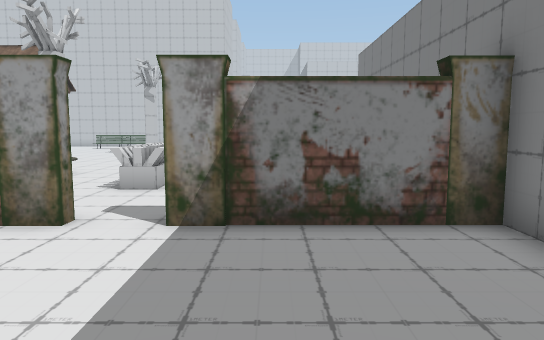
View 1 (above)

16 first-person views from a walk through a scene from a Unity 3-D project. The camera is 1.3 m above the floor, tilts 6° down and sees 70° across. The floor is counted in squares, 1 m on a side. Each view is taken from the middle of a square. On the plan, view 1 faces up. The plan holds only what a view shows up to about 16 squares ahead; the rest is blank. The place goes on beyond the plan.

View 2
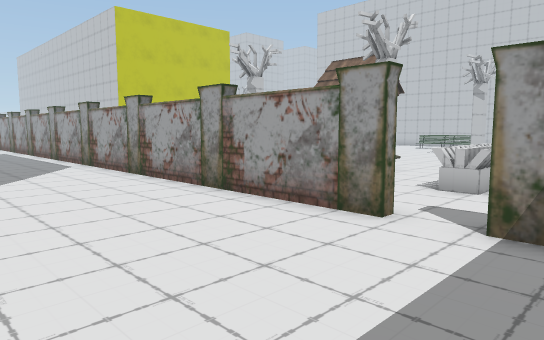

View 3
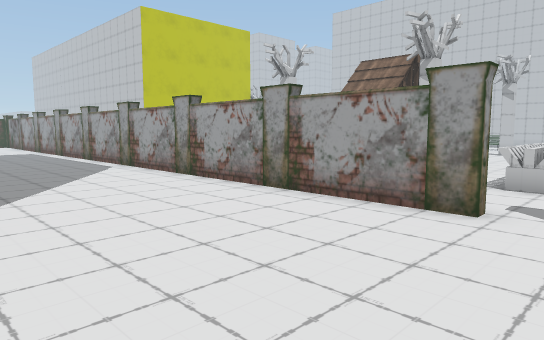

View 4
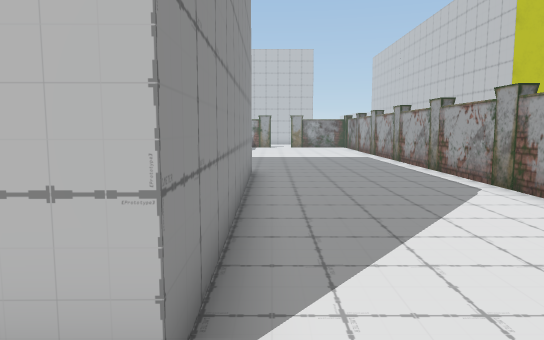

View 5
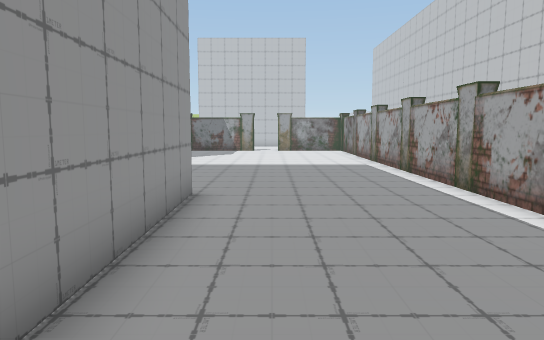

View 6
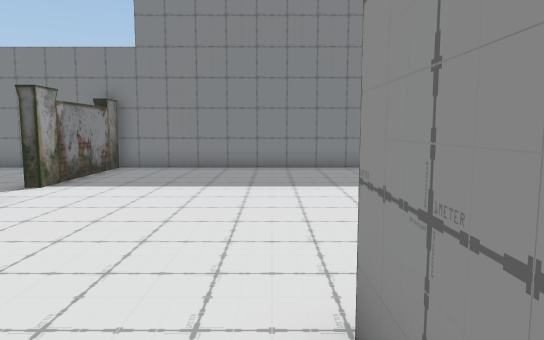

View 7
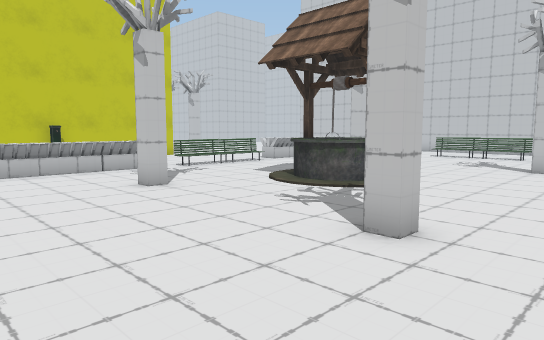

View 8
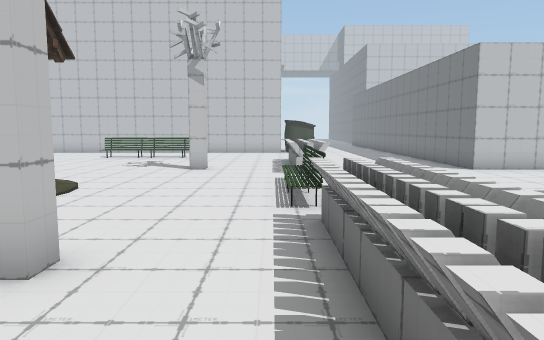

View 9
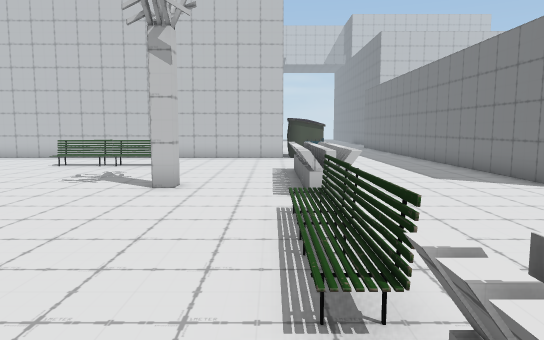

View 10
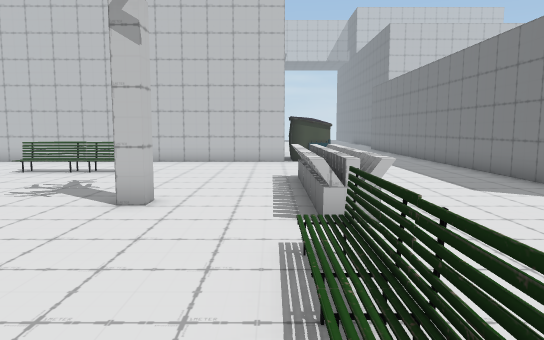

View 11
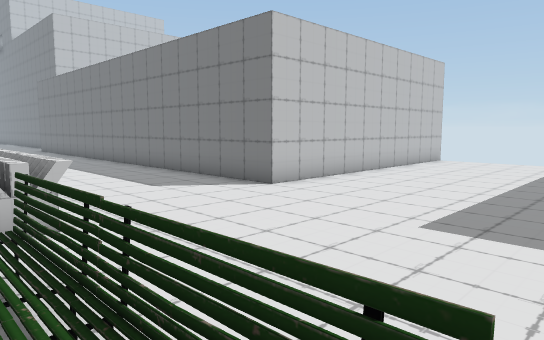

View 12
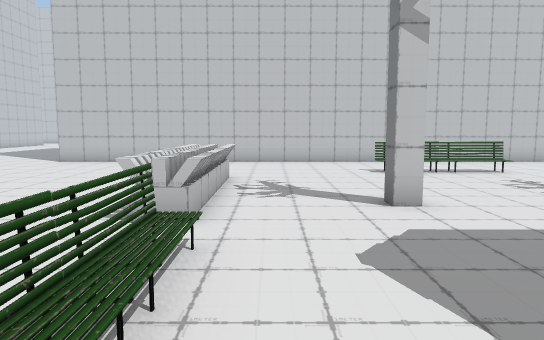

View 13
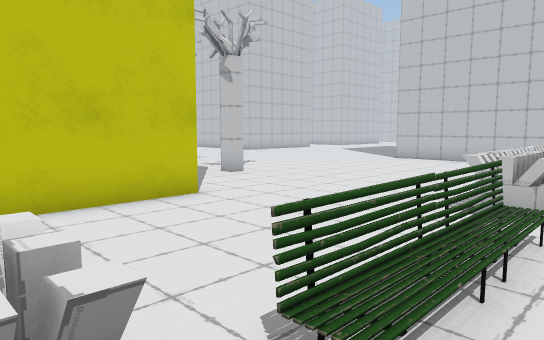

View 14
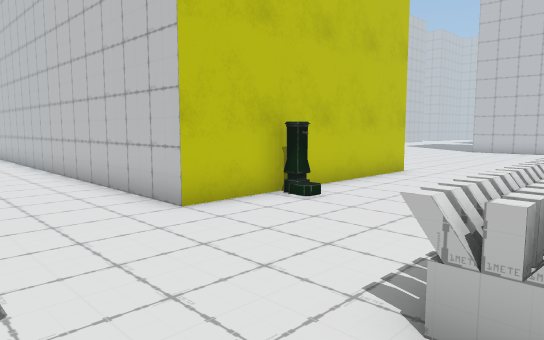

View 15
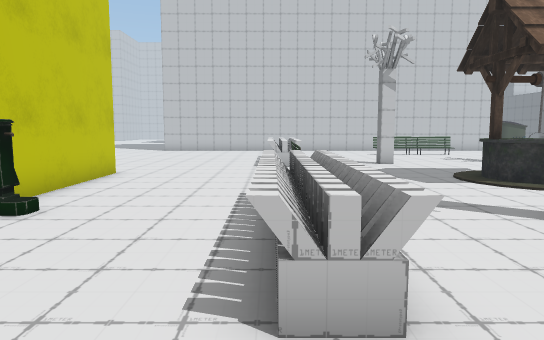

View 16
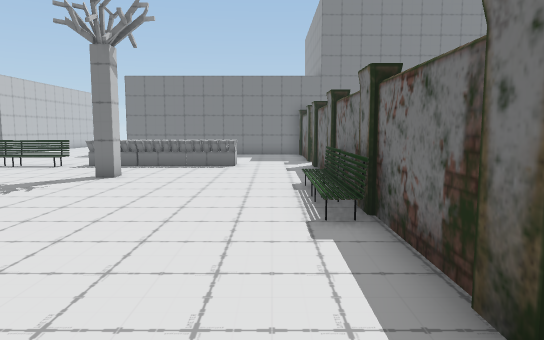

### Floor plan
Points are (right, up) in squares from view 1. A wall is a line through its corners. A room is listed if a view was taken in it or the views show most of it. See-through windows are left out.
Room 1 (views 1, 2, 3, 4, 5, 6)
walls: (-17.8, -0.6) (-7.8, -0.5) (-7.7, -1.3); (-2.8, 5.2) (-26.1, 5.2); (3.1, -1.5) (3.1, 5.2) (-1.5, 5.2)
ways out: opening at (-2, 5) to room 2
Room 2 (views 7, 8, 9, 10, 11, 12, 13, 14, 15, 16)
walls: (-21.6, 17.6) (-21.6, 9.5) (-26.5, 9.5); (-10.1, 5.4) (-3.4, 5.4); (-3.5, 29.5) (-23.5, 29.5); (-14.1, 5.4) (-11.1, 5.4); (-15, 5.4) (-14.2, 5.4); (3.1, 8.4) (3.1, 9.2); (12.4, 20.5) (2.5, 20.5) (2.5, 30.4)
ways out: opening at (-2, 5) to room 1
objects: tree (-25, 21) to (-24, 21); fountain (-21, 12); hedge (-17, 8) to (-16, 10); hedge (-17, 11) to (-16, 11); hedge (-17, 12) to (-16, 13); hedge (-17, 19) to (-16, 21); hedge (-17, 22) to (-16, 22); hedge (-17, 23) to (-16, 24); bench (-16, 15) to (-16, 16); bench (-16, 17) to (-16, 18); tree (-13, 11) to (-12, 12); tree (-13, 21); bench (-11, 6) to (-10, 6); other object (-11, 15) to (-9, 17); bench (-11, 26) to (-10, 26); bench (-9, 6) to (-8, 6); bench (-9, 26) to (-8, 26); tree (-7, 21) to (-6, 21); tree (-6, 11) to (-6, 12); hedge (-3, 8) to (-2, 10); hedge (-3, 11) to (-2, 11); hedge (-3, 12) to (-2, 13); bench (-3, 14) to (-3, 15); bench (-3, 16) to (-3, 17); hedge (-3, 19) to (-2, 21); hedge (-3, 22) to (-2, 22); hedge (-3, 23) to (-2, 24); other object (-3, 30) to (-2, 31)

Where each view was taken, in squares from view 1:
view 1: 0 up, 0 right, facing up
view 2: 0 up, 0 right, facing up-left
view 3: 1 down, 1 left, facing up-left
view 4: 0 up, 6 left, facing left
view 5: 1 up, 10 left, facing left
view 6: 0 up, 10 left, facing right
view 7: 7 up, 4 left, facing up-left
view 8: 8 up, 4 left, facing up
view 9: 12 up, 4 left, facing up
view 10: 14 up, 4 left, facing up
view 11: 14 up, 4 left, facing up-right
view 12: 14 up, 15 left, facing up
view 13: 13 up, 15 left, facing up-left
view 14: 6 up, 16 left, facing up-left
view 15: 6 up, 17 left, facing up
view 16: 7 up, 17 left, facing right
